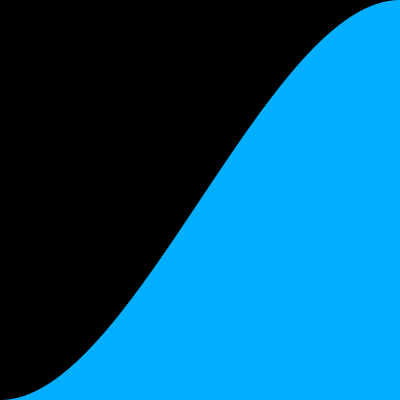
Frame 1 (no input)
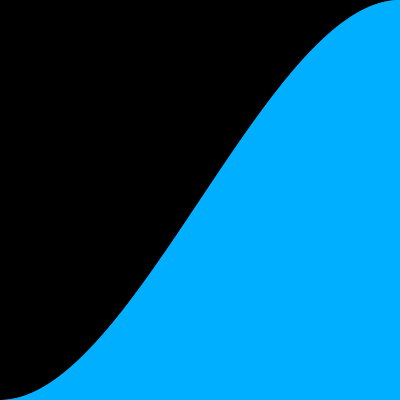
Frame 2 (the mouse pressed at the canvas centre, redrawn once)

The Processing sketch that drew these frames (run headless with seeded random() and noise(); the mouse was pressed at the canvas centre and the sketch redrawn once):

// Processing sketch: Graphic
// ── Graphic.pde
void setup() { size(400, 400); background(0,0,0); noStroke(); fill(0, 175, 255); noLoop(); }
void draw()  
{   
  beginShape(); vertex(0, height);
  for (int x = 4; x <= width; x += 4) vertex(x, height * (1 - hermit((float)x / width)));
  vertex(width, height); endShape(CLOSE);
}                                       
float hermit(float x) { return 3 * x * x - 2 * x * x * x; }
float low(float t, float l) { l = 1 - t * l; return 1 - (1 - t) / l; }
